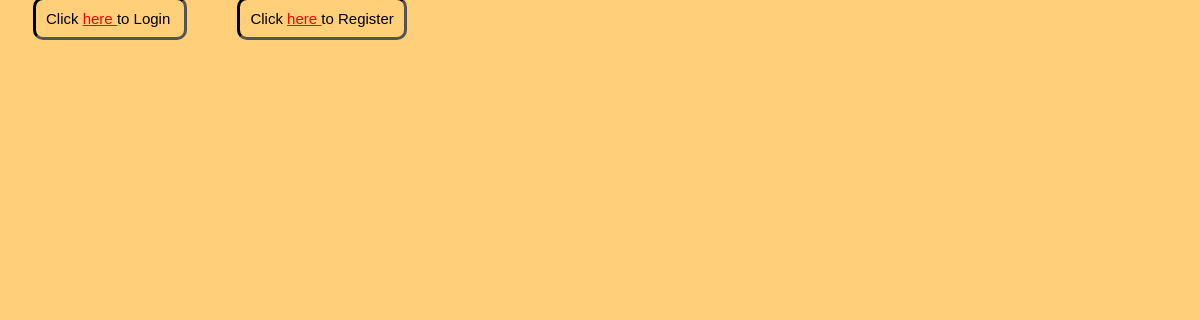
The app's page /account-list, older data.
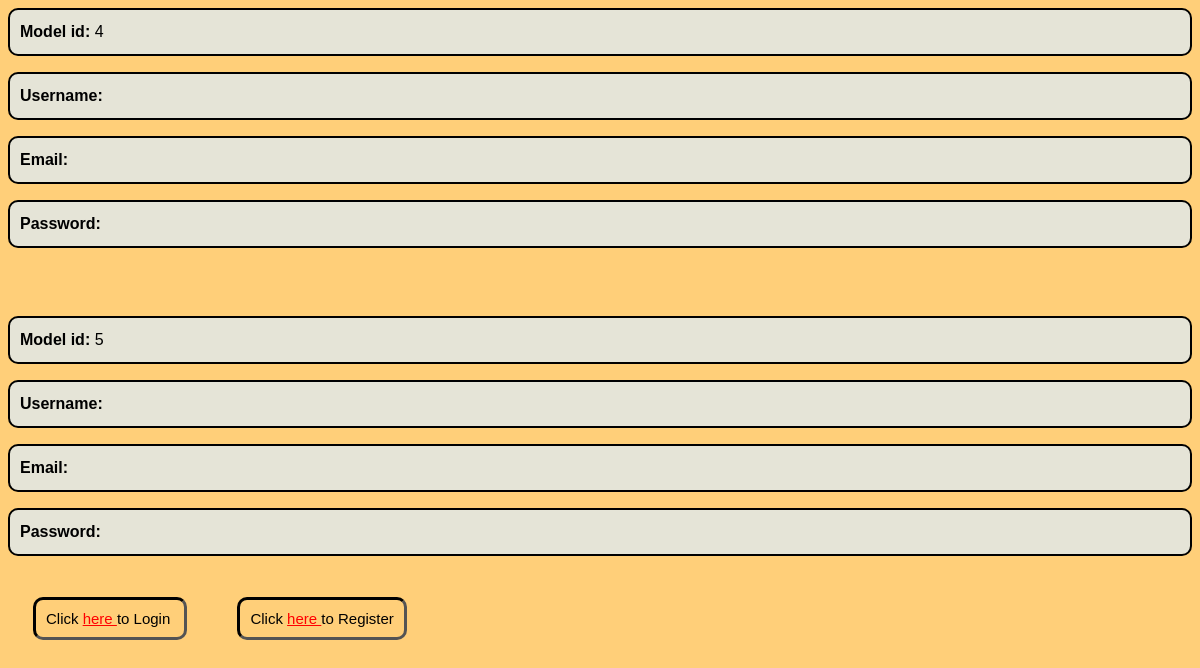
The same page, newer data.
### accounts/models.py (models this page shows, shortened)
class BlogUser(models.Model):
	user = models.OneToOneField(settings.AUTH_USER_MODEL, on_delete=models.CASCADE, related_name='blog_user')

### accounts/views.py (the view)
# urls.py: path('account-list', AccountListView.as_view(), name= 'account-list'),
class AccountListView(ListView):
	model = BlogUser
	template_name = 'users/user_list.html'
	def get_queryset(self):
		return BlogUser.objects.all()

### accounts/templates/users/user_list.html
<head>
  <link rel="stylesheet" type="text/css" href="../static/stylesheet.css">
</head>
<body>
{% block content %}
{% for instance in object_list %}
	<p><strong> Model id: </strong> {{ instance.id }} </p>
	<p><strong> Username: </strong> {{ instance.first_name }} </p>
	<p><strong> Email: </strong> {{ instance.email }} </p>
	<p><strong> Password: </strong> {{instance.password}} </p>
  <br>
  <br>
{% endfor %}
	<span style= "font-size: 15px; line-height: 1.5em; background-color: #ffcf79; padding: 10px; margin: 25px; border: black medium inset; border-radius: 10px;"> Click <a href="/login" > here </a> to Login </span>
 	<span style= "font-size: 15px; line-height: 1.5em; background-color: #ffcf79; padding: 10px; margin: 25px; border: black medium inset; border-radius: 10px;"> Click <a href="/register" > here </a> to Register </span>
{% endblock %}
</body>

### blog/static/stylesheet.css (style rules this page uses)
body { color: black; background-color: #ffcf79; font-family: Georgia, Arial, Geneva, Arial Black; }
p { color: black; background-color: #e5e4d7; line-height: 1.5em; padding: 10px; border-color: black; border-width: 2px; border-style: solid; border-radius: 10px; }
a:link { color: red; }

Row changes from the older to the newer data that the page shows:
added BlogUser: id "4"
added BlogUser: id "5"
